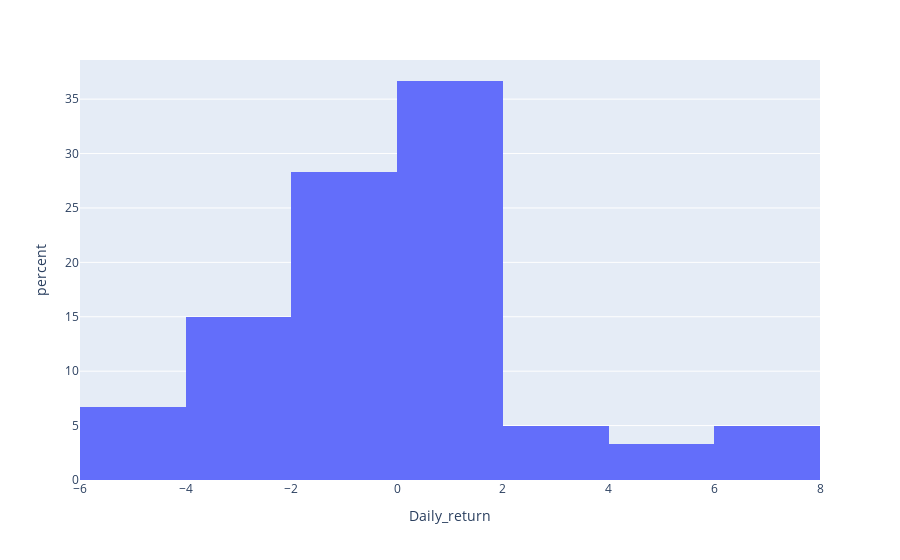

Here is the notebook cell this chart was saved with:
### Code cell
dfig = go.Figure()
px.histogram(df.head(60), x="Daily_return",histnorm='percent')

### Figure 1 — Plotly figure (JSON) as saved in the notebook; plotly's stock layout.template omitted (floating-point values rounded to 4 significant figures)
{"data": [{"alignmentgroup": "True", "bingroup": "x", "histnorm": "percent", "hovertemplate": "Daily_return=%{x}<br>percent=%{y}<extra></extra>", "legendgroup": "", "marker": {"color": "#636efa"}, "name": "", "offsetgroup": "", "orientation": "v", "showlegend": false, "type": "histogram", "x": [-5.206, 7.28, 1.19, -1.176, 0.4762, 1.303, -1.637, 2.735, -1.62, 0.2353, 0.939, 0, -2.326, -1.667, -0.6053, -2.192, 0.6227, -0.9901, -2.375, 0.8963, -1.015, 3.846, 1.481, -1.582, 0.1236, -2.346, -4.678, 0.7958, -0.1316, 0.6588, -1.702, -0.9321, 1.882, 0.2639, 0.7895, 0.7833, -1.554, 0.2632, -2.231, 0.1342, 0.5362, -1.2, -0.135, 0, -0.5405, 0, -3.804, -3.814, 5.14, -3.073, 0.5764, -2.865, -5.605, -4.688, -0.4918, 7.414, 5.828, 6.667, 2.174, -1.596], "xaxis": "x", "yaxis": "y"}], "layout": {"barmode": "relative", "legend": {"tracegroupgap": 0}, "margin": {"t": 60}, "xaxis": {"anchor": "y", "domain": [0, 1], "title": {"text": "Daily_return"}}, "yaxis": {"anchor": "x", "domain": [0, 1], "title": {"text": "percent"}}}}
